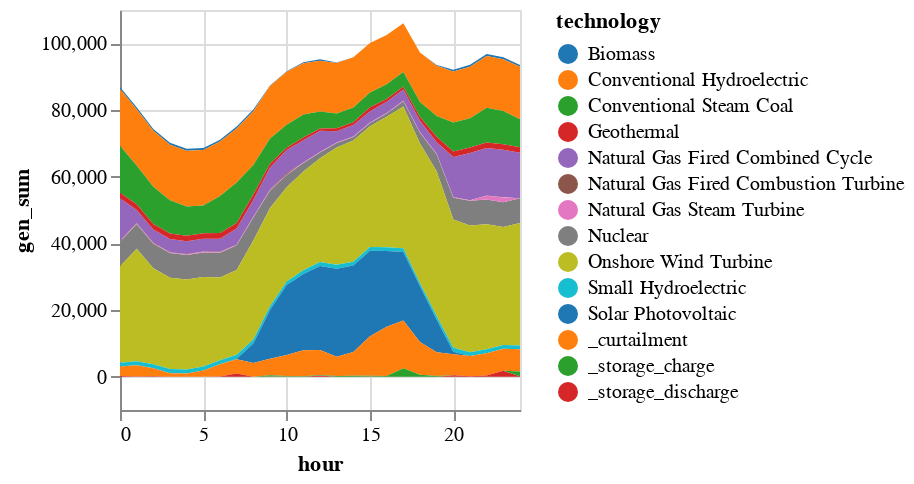

The notebook cell this image was saved under:
### Code cell
sol_gen = plot_total_generation(
    uc_solution, T_period,
    gen_df, zone_dict,
    "Generation without RUC "
    );

### Figure 1 — Vega specification as saved in the notebook (floating-point values rounded to 4 significant figures; data arrays with more than 128 entries replaced by an {"elided": "..."} marker saying what was removed)
{"$schema": "https://vega.github.io/schema/vega/v5.json", "axes": [{"aria": false, "domain": false, "grid": true, "gridScale": "y", "labels": false, "maxExtent": 0, "minExtent": 0, "orient": "bottom", "scale": "x", "tickCount": {"signal": "ceil(width/40)"}, "ticks": false, "zindex": 0}, {"aria": false, "domain": false, "grid": true, "gridScale": "x", "labels": false, "maxExtent": 0, "minExtent": 0, "orient": "left", "scale": "y", "tickCount": {"signal": "ceil(height/40)"}, "ticks": false, "zindex": 0}, {"grid": false, "labelFlush": true, "labelOverlap": true, "orient": "bottom", "scale": "x", "tickCount": {"signal": "ceil(width/40)"}, "title": "hour", "zindex": 0}, {"grid": false, "labelOverlap": true, "orient": "left", "scale": "y", "tickCount": {"signal": "ceil(height/40)"}, "title": "gen_sum", "zindex": 0}], "background": "white", "data": [{"name": "source_0", "values": {"elided": "350 records"}}, {"name": "data_0", "source": "source_0", "transform": [{"as": "hour", "expr": "toNumber(datum[\"hour\"])", "type": "formula"}, {"field": "gen_sum", "groupby": ["technology"], "key": "hour", "method": "value", "type": "impute", "value": 0}, {"as": ["gen_sum_start", "gen_sum_end"], "field": "gen_sum", "groupby": ["hour"], "offset": "zero", "sort": {"field": ["technology"], "order": ["descending"]}, "type": "stack"}]}], "height": 200, "legends": [{"fill": "color", "symbolType": "circle", "title": "technology"}], "marks": [{"encode": {"update": {"height": {"field": {"group": "height"}}, "width": {"field": {"group": "width"}}}}, "from": {"facet": {"data": "data_0", "groupby": ["technology"], "name": "faceted_path_main"}}, "marks": [{"encode": {"update": {"defined": {"signal": "isValid(datum[\"hour\"]) && isFinite(+datum[\"hour\"]) && isValid(datum[\"gen_sum\"]) && isFinite(+datum[\"gen_sum\"])"}, "description": {"signal": "\"hour: \" + (format(datum[\"hour\"], \"\")) + \"; gen_sum: \" + (format(datum[\"gen_sum\"], \"\")) + \"; technology: \" + (isValid(datum[\"technology\"]) ? datum[\"technology\"] : \"\"+datum[\"technology\"])"}, "fill": {"field": "technology", "scale": "color"}, "orient": {"value": "vertical"}, "x": {"field": "hour", "scale": "x"}, "y": {"field": "gen_sum_end", "scale": "y"}, "y2": {"field": "gen_sum_start", "scale": "y"}}}, "from": {"data": "faceted_path_main"}, "name": "marks", "sort": {"field": "datum[\"hour\"]"}, "style": ["area"], "type": "area"}], "name": "pathgroup", "type": "group"}], "padding": 5, "scales": [{"domain": {"data": "data_0", "field": "hour"}, "name": "x", "nice": true, "range": [0, {"signal": "width"}], "type": "linear", "zero": false}, {"domain": {"data": "data_0", "fields": ["gen_sum_start", "gen_sum_end"]}, "name": "y", "nice": true, "range": [{"signal": "height"}, 0], "type": "linear", "zero": true}, {"domain": {"data": "data_0", "field": "technology", "sort": true}, "name": "color", "range": {"scheme": "category10"}, "type": "ordinal"}], "style": "cell", "width": 200}
